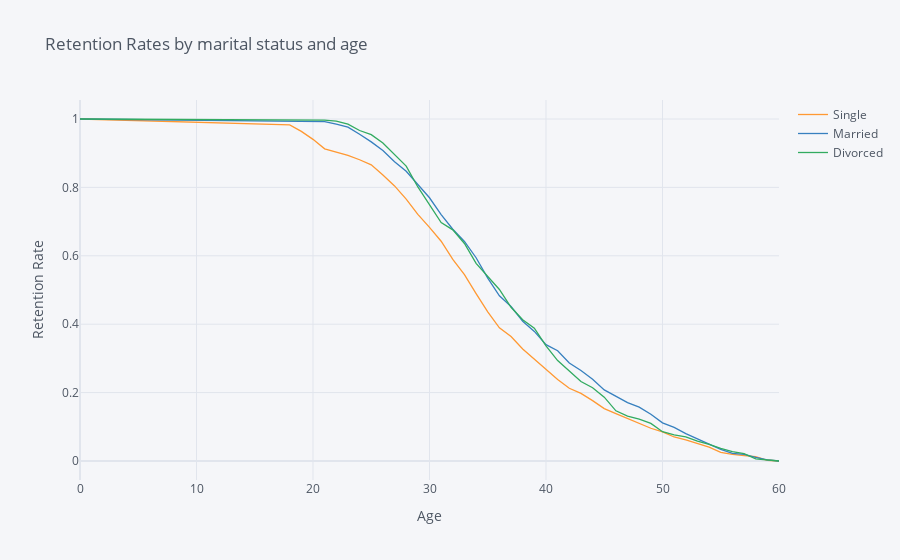

Notebook code for this chart:
### Markdown cell above
## 5. Let's also look at the marital status curves by employee age. Generate and plot the survival curves showing retention rates by marital status and age.

### Code cell
rates = survival(data, 'MaritalStatus','Age','DailyRate')
rates.iplot(kind='line', xTitle='Age', yTitle='Retention Rate',
            title="Retention Rates by marital status and age")

### Figure 1 — Plotly figure (JSON) as saved in the notebook; plotly's stock layout.template omitted (floating-point values rounded to 4 significant figures)
{"data": [{"line": {"color": "rgba(255, 153, 51, 1.0)", "dash": "solid", "shape": "linear", "width": 1.3}, "mode": "lines", "name": "Single", "text": "", "type": "scatter", "x": [0, 18, 19, 20, 21, 22, 23, 24, 25, 26, 27, 28, 29, 30, 31, 32, 33, 34, 35, 36, 37, 38, 39, 40, 41, 42, 43, 44, 45, 46, 47, 48, 49, 50, 51, 52, 53, 54, 55, 56, 57, 58, 59, 60], "y": [1, 0.983, 0.9638, 0.9404, 0.9128, 0.9043, 0.8936, 0.8809, 0.866, 0.8362, 0.8043, 0.766, 0.7213, 0.683, 0.6426, 0.5894, 0.5447, 0.4894, 0.4362, 0.3894, 0.3638, 0.3277, 0.2979, 0.2681, 0.2383, 0.2128, 0.1979, 0.1766, 0.1532, 0.1383, 0.1234, 0.1085, 0.09574, 0.08511, 0.07021, 0.0617, 0.05106, 0.04043, 0.02553, 0.01915, 0.01596, 0.01277, 0.002128, 0]}, {"line": {"color": "rgba(55, 128, 191, 1.0)", "dash": "solid", "shape": "linear", "width": 1.3}, "mode": "lines", "name": "Married", "text": "", "type": "scatter", "x": [0, 18, 19, 20, 21, 22, 23, 24, 25, 26, 27, 28, 29, 30, 31, 32, 33, 34, 35, 36, 37, 38, 39, 40, 41, 42, 43, 44, 45, 46, 47, 48, 49, 50, 51, 52, 53, 54, 55, 56, 57, 58, 59, 60], "y": [1, 0.9926, 0.9926, 0.9926, 0.9926, 0.9851, 0.9762, 0.9554, 0.9331, 0.9079, 0.8752, 0.847, 0.8068, 0.7697, 0.7207, 0.6776, 0.6419, 0.5944, 0.5349, 0.4829, 0.4517, 0.4086, 0.3789, 0.3403, 0.3224, 0.2868, 0.2645, 0.2392, 0.208, 0.1887, 0.1709, 0.1575, 0.1367, 0.1114, 0.09807, 0.08024, 0.06538, 0.05052, 0.03418, 0.02229, 0.01932, 0.0104, 0.002972, 0]}, {"line": {"color": "rgba(50, 171, 96, 1.0)", "dash": "solid", "shape": "linear", "width": 1.3}, "mode": "lines", "name": "Divorced", "text": "", "type": "scatter", "x": [0, 18, 19, 20, 21, 22, 23, 24, 25, 26, 27, 28, 29, 30, 31, 32, 33, 34, 35, 36, 37, 38, 39, 40, 41, 42, 43, 44, 45, 46, 47, 48, 49, 50, 51, 52, 53, 54, 55, 56, 57, 58, 59, 60], "y": [1, 0.9969, 0.9969, 0.9969, 0.9969, 0.9939, 0.9847, 0.9664, 0.9541, 0.9297, 0.896, 0.8624, 0.8012, 0.7492, 0.6972, 0.6758, 0.6361, 0.578, 0.5382, 0.5015, 0.4495, 0.4128, 0.3884, 0.3364, 0.2936, 0.263, 0.2324, 0.2141, 0.1865, 0.1468, 0.1315, 0.1223, 0.1101, 0.08563, 0.07645, 0.07034, 0.0581, 0.04893, 0.0367, 0.02752, 0.02141, 0.006116, 0.003058, 0]}], "layout": {"legend": {"bgcolor": "#F5F6F9", "font": {"color": "#4D5663"}}, "paper_bgcolor": "#F5F6F9", "plot_bgcolor": "#F5F6F9", "title": {"font": {"color": "#4D5663"}, "text": "Retention Rates by marital status and age"}, "xaxis": {"gridcolor": "#E1E5ED", "showgrid": true, "tickfont": {"color": "#4D5663"}, "title": {"font": {"color": "#4D5663"}, "text": "Age"}, "zerolinecolor": "#E1E5ED"}, "yaxis": {"gridcolor": "#E1E5ED", "showgrid": true, "tickfont": {"color": "#4D5663"}, "title": {"font": {"color": "#4D5663"}, "text": "Retention Rate"}, "zerolinecolor": "#E1E5ED"}}}
